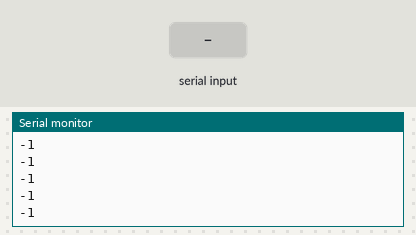
Simulated run of this sketch. Board: Particle Photon. Shown: the last lines printed to the serial monitor. The test bench sets the inputs (shaded band).

Above: at 1.2 s.
1.3 s: "1" received over the second serial link
At 1.31 s:
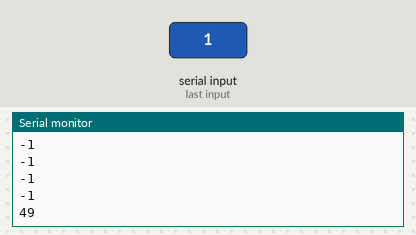
2.8 s: "0" received over the second serial link
At 2.81 s:
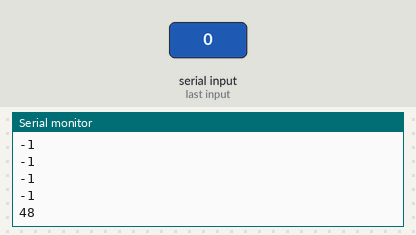
4.3 s: "2" received over the second serial link
At 4.31 s:
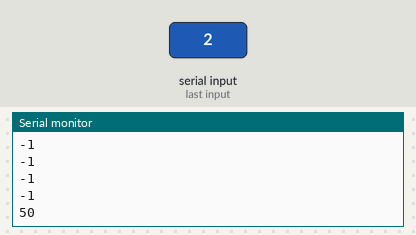
Timing chart, 0 to 7.3 s (numbered marks = the images above; inputs shaded):
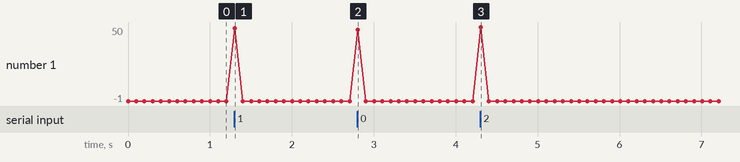

Measured:
- after the input at 1.3 s, the serial monitor: prints a new line at once (image 1)
- after the input at 2.8 s, the serial monitor: prints a new line at once (image 2)
- after the input at 4.3 s, the serial monitor: prints a new line at once (image 3)

The sketch:

electron_serial.ino
```cpp
int inByte = -1;
char inString[6];
int stringPos = 0;
int sensor =0;

void setup()  {
  Serial1.begin(9600);
  Serial.begin(9600);
  Serial.println("begin codigo.,.");
      Spark.variable("sensor", &sensor, INT);

}

void loop() {
   //Serial.println("-----LOOP------");
   inByte = Serial1.read();
   Serial.println(inByte);

 /*
  if((inByte >= '0') && (inByte <= '9')){
    inString[stringPos] = inByte;
    stringPos ++;
  }

  //if there is a line end character, this string is done.
  //clear the string when done
  if(inByte == '\r'){
    sensor = atoi(inString); //convert string to int
    Serial.println(sensor);
    //Spark.publish("dado",sensor);
    //clear the values from inString
    for (int c = 0; c < stringPos; c++){
      inString[c] = 0;
    }
    stringPos = 0;
  }*/
  delay(100);
}
```
